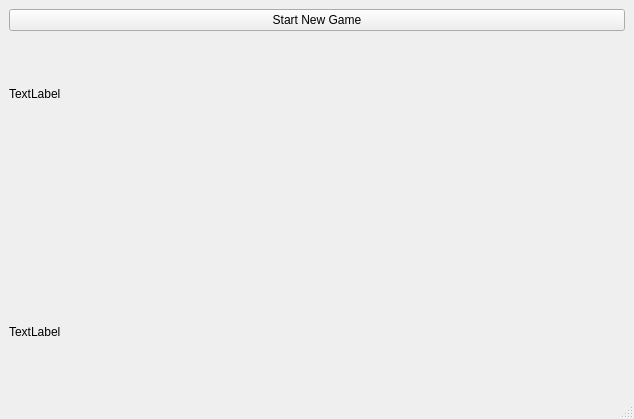
<?xml version="1.0" encoding="UTF-8"?>
<ui version="4.0">
 <class>MainWindow</class>
 <widget class="QMainWindow" name="MainWindow">
  <property name="geometry">
   <rect>
    <x>0</x>
    <y>0</y>
    <width>634</width>
    <height>419</height>
   </rect>
  </property>
  <property name="windowTitle">
   <string>MainWindow</string>
  </property>
  <widget class="QWidget" name="centralwidget">
   <layout class="QVBoxLayout" name="verticalLayout">
    <item>
     <widget class="QPushButton" name="btnStartNewGame">
      <property name="text">
       <string>Start New Game</string>
      </property>
     </widget>
    </item>
    <item>
     <widget class="QLabel" name="player1Name">
      <property name="text">
       <string>TextLabel</string>
      </property>
     </widget>
    </item>
    <item>
     <widget class="TicTacToe" name="gameBoard" native="true"/>
    </item>
    <item>
     <widget class="QLabel" name="player2Name">
      <property name="text">
       <string>TextLabel</string>
      </property>
     </widget>
    </item>
   </layout>
  </widget>
  <widget class="QMenuBar" name="menubar">
   <property name="geometry">
    <rect>
     <x>0</x>
     <y>0</y>
     <width>634</width>
     <height>22</height>
    </rect>
   </property>
  </widget>
  <widget class="QStatusBar" name="statusbar"/>
 </widget>
 <customwidgets>
  <customwidget>
   <class>TicTacToe</class>
   <extends>QWidget</extends>
   <header>tictactoe.h</header>
   <container>1</container>
  </customwidget>
 </customwidgets>
 <resources/>
 <connections/>
</ui>
